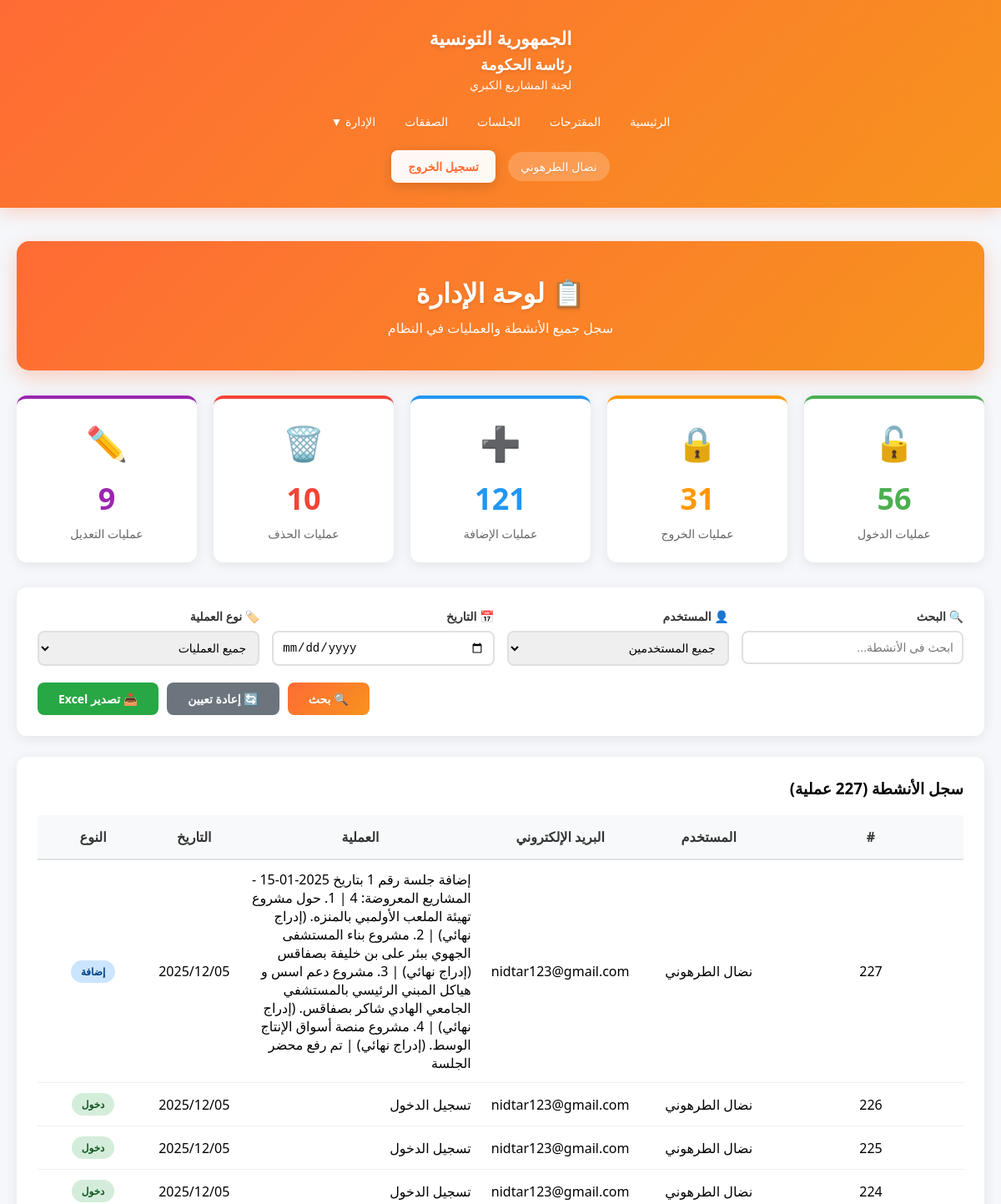
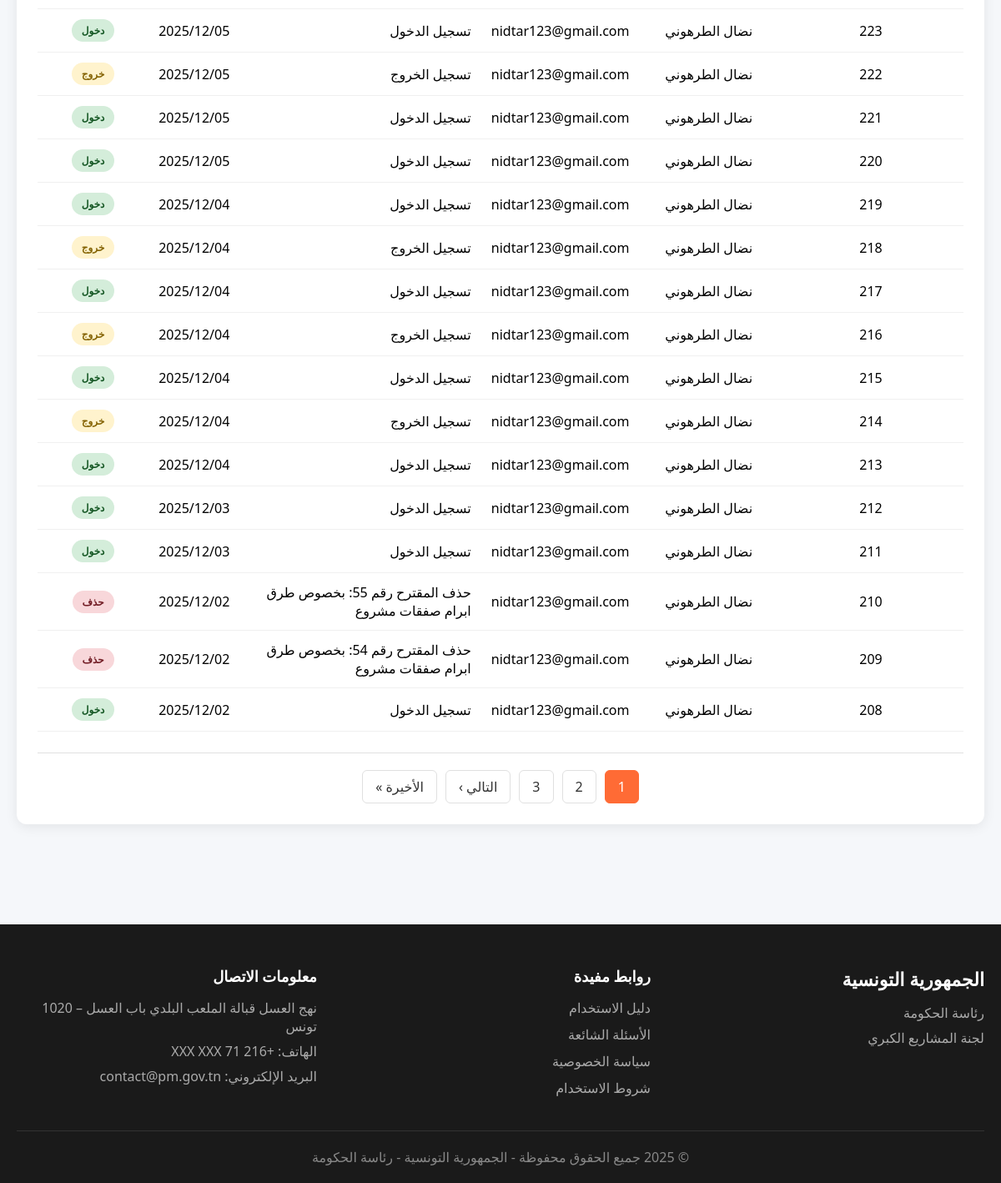
Page /Views/administration.php (signed in) on the committed database (2 pictures, top to bottom).
### tables this page shows
CREATE TABLE `journal` (
  `idJournal` int(11) NOT NULL,
  `idUser` int(11) NOT NULL,
  `action` varchar(400) NOT NULL,
  `date` date NOT NULL
);

CREATE TABLE `user` (
  `idUser` int(11) NOT NULL,
  `nomUser` varchar(200) NOT NULL,
  `emailUser` varchar(300) NOT NULL,
  `typeCpt` int(1) NOT NULL,
  `login` varchar(20) NOT NULL,
  `pw` varchar(255) NOT NULL
);

### Views/administration.php (the view, shortened to what this page needs)
<?php
$database = new Database();
$db = $database->getConnection();
$filterUser = isset($_GET['user']) ? Security::sanitizeInput($_GET['user']) : '';
$filterAction = isset($_GET['action_type']) ? Security::sanitizeInput($_GET['action_type']) : '';
$filterDate = isset($_GET['date']) ? Security::sanitizeInput($_GET['date']) : '';
$search = isset($_GET['search']) ? Security::sanitizeInput($_GET['search']) : '';
$page = isset($_GET['page']) ? intval($_GET['page']) : 1;
$perPage = 20;
$offset = ($page - 1) * $perPage;
$sql = "SELECT j.*, u.nomUser, u.emailUser
        FROM journal j
        LEFT JOIN user u ON j.idUser = u.idUser
        WHERE 1=1";
$countSql = "SELECT COUNT(*) as total FROM ({$sql}) as subquery";
$countStmt = $db->prepare($countSql);
$countStmt->execute();
$totalRecords = $countStmt->fetch(PDO::FETCH_ASSOC)['total'];
$totalPages = ceil($totalRecords / $perPage);
$sql .= " ORDER BY j.idJournal DESC LIMIT :limit OFFSET :offset";
$stmt = $db->prepare($sql);
$stmt->bindValue(':limit', $perPage, PDO::PARAM_INT);
$stmt->bindValue(':offset', $offset, PDO::PARAM_INT);
$stmt->execute();
$logs = $stmt->fetchAll(PDO::FETCH_ASSOC);
$statsLogin = $db->query("SELECT COUNT(*) as total FROM journal WHERE action LIKE '%تسجيل الدخول%'")->fetch()['total'];
$statsLogout = $db->query("SELECT COUNT(*) as total FROM journal WHERE action LIKE '%تسجيل الخروج%'")->fetch()['total'];
$statsAjout = $db->query("SELECT COUNT(*) as total FROM journal WHERE action LIKE '%إضافة%'")->fetch()['total'];
$statsSupp = $db->query("SELECT COUNT(*) as total FROM journal WHERE action LIKE '%حذف%'")->fetch()['total'];
$statsModif = $db->query("SELECT COUNT(*) as total FROM journal WHERE action LIKE '%تعديل%'")->fetch()['total'];
?>
<!DOCTYPE html>
<html lang="ar" dir="rtl">
<head>
    <link rel="stylesheet" href="../assets/css/style.css">
</head>
<body>
    <?php include 'includes/header.php'; ?>
    <section class="content-section" style="padding: 40px 0;">
        <div class="container">
            <div class="admin-header">
                <h2>📋 لوحة الإدارة</h2>
                <p>سجل جميع الأنشطة والعمليات في النظام</p>
            </div>
            <div class="stats-cards">
                <div class="stat-card-admin login">
                    <div class="icon">🔓</div>
                    <div class="number"><?php echo $statsLogin; ?></div>
                    <div class="label">عمليات الدخول</div>
                </div>
                <div class="stat-card-admin logout">
                    <div class="icon">🔒</div>
                    <div class="number"><?php echo $statsLogout; ?></div>
                    <div class="label">عمليات الخروج</div>
                </div>
                <div class="stat-card-admin add">
                    <div class="icon">➕</div>
                    <div class="number"><?php echo $statsAjout; ?></div>
                    <div class="label">عمليات الإضافة</div>
                </div>
                <div class="stat-card-admin delete">
                    <div class="icon">🗑️</div>
                    <div class="number"><?php echo $statsSupp; ?></div>
                    <div class="label">عمليات الحذف</div>
                </div>
                <div class="stat-card-admin edit">
                    <div class="icon">✏️</div>
                    <div class="number"><?php echo $statsModif; ?></div>
                    <div class="label">عمليات التعديل</div>
                </div>
            </div>
            <div class="filters-panel">
                <form method="GET" action="">
                    <div class="filters-grid">
                        <div class="filter-group">
                            <label>🔍 البحث</label>
                            <input type="text" name="search" placeholder="ابحث في الأنشطة..."
                                   value="<?php echo htmlspecialchars($search); ?>">
                        </div>
                        <div class="filter-group">
                            <label>👤 المستخدم</label>
                            <select name="user">
                                <option value="">جميع المستخدمين</option>
                            </select>
                        </div>
                        <div class="filter-group">
                            <label>📅 التاريخ</label>
                            <input type="date" name="date" value="<?php echo htmlspecialchars($filterDate); ?>">
                        </div>
                        <div class="filter-group">
                            <label>🏷️ نوع العملية</label>
                            <select name="action_type">
                                <option value="">جميع العمليات</option>
                            </select>
                        </div>
                    </div>
                    <div class="filter-actions">
                        <button type="submit" class="btn btn-primary">🔍 بحث</button>
                        <a href="administration.php" class="btn btn-secondary">🔄 إعادة تعيين</a>
                        <a href="export_logs.php" class="btn btn-export">📥 تصدير Excel</a>
                    </div>
                </form>
            </div>
            <div class="logs-table">
                <h3 style="margin-bottom: 20px;">سجل الأنشطة (<?php echo $totalRecords; ?> عملية)</h3>
                <?php if (count($logs) > 0): ?>
                    <table>
                        <thead>
                            <tr>
                                <th>#</th>
                                <th>المستخدم</th>
                                <th>البريد الإلكتروني</th>
                                <th>العملية</th>
                                <th>التاريخ</th>
                                <th>النوع</th>
                            </tr>
                        </thead>
                        <tbody>
                            <?php foreach ($logs as $log): ?>
                                <tr>
                                    <td><?php echo $log['idJournal']; ?></td>
                                    <td><?php echo htmlspecialchars($log['nomUser']); ?></td>
                                    <td><?php echo htmlspecialchars($log['emailUser']); ?></td>
                                    <td style="text-align: right;">
                                        <?php echo htmlspecialchars($log['action']); ?>
                                    </td>
                                    <td><?php echo date('Y/m/d', strtotime($log['date'])); ?></td>
                                    <td>
                                        <?php
                                        $badgeClass = 'action-login';
                                        $badgeText = 'عملية';
                                        if (strpos($log['action'], 'تسجيل الدخول') !== false) {
                                            $badgeClass = 'action-login';
                                            $badgeText = 'دخول';
                                        } elseif (strpos($log['action'], 'تسجيل الخروج') !== false) {
                                            $badgeClass = 'action-logout';
                                            $badgeText = 'خروج';
                                        } elseif (strpos($log['action'], 'إضافة') !== false) {
                                            $badgeClass = 'action-add';
                                            $badgeText = 'إضافة';
                                        } elseif (strpos($log['action'], 'حذف') !== false) {
                                            $badgeClass = 'action-delete';
                                            $badgeText = 'حذف';
                                        } elseif (strpos($log['action'], 'تعديل') !== false) {
                                            $badgeClass = 'action-edit';
                                            $badgeText = 'تعديل';
                                        }
                                        ?>
                                        <span class="action-badge <?php echo $badgeClass; ?>">
                                            <?php echo $badgeText; ?>
                                        </span>
                                    </td>
                                </tr>
                            <?php endforeach; ?>
                        </tbody>
                    </table>
                    <?php if ($totalPages > 1): ?>
                        <div class="pagination">
                            <?php
                            $start = max(1, $page - 2);
                            $end = min($totalPages, $page + 2);
                            for ($i = $start; $i <= $end; $i++):
                            ?>
                                <?php if ($i == $page): ?>
                                    <span class="active"><?php echo $i; ?></span>
                                <?php else: ?>
                                    <a href="?page=<?php echo $i; ?><?php echo !empty($search) ? '&search='.$search : '';
                                        echo !empty($filterUser) ? '&user='.$filterUser : '';
                                        echo !empty($filterDate) ? '&date='.$filterDate : '';
                                        echo !empty($filterAction) ? '&action_type='.$filterAction : ''; ?>">
                                        <?php echo $i; ?>
                                    </a>
                                <?php endif; ?>
                            <?php endfor; ?>
                            <?php if ($page < $totalPages): ?>
                                <a href="?page=<?php echo $page+1; ?><?php echo !empty($search) ? '&search='.$search : '';
                                    echo !empty($filterUser) ? '&user='.$filterUser : '';
                                    echo !empty($filterDate) ? '&date='.$filterDate : '';
                                    echo !empty($filterAction) ? '&action_type='.$filterAction : ''; ?>">
                                    التالي ›
                                </a>
                                <a href="?page=<?php echo $totalPages; ?><?php echo !empty($search) ? '&search='.$search : '';
                                    echo !empty($filterUser) ? '&user='.$filterUser : '';
                                    echo !empty($filterDate) ? '&date='.$filterDate : '';
                                    echo !empty($filterAction) ? '&action_type='.$filterAction : ''; ?>">
                                    الأخيرة »
                                </a>
                            <?php endif; ?>
                        </div>
                    <?php endif; ?>
                <?php else: ?>
                    <div class="no-data">
                        <p>🔭 لا توجد سجلات لعرضها</p>
                    </div>
                <?php endif; ?>
            </div>
        </div>
    </section>
    <?php include 'includes/footer.php'; ?>
</body>
</html>

### assets/CSS/style.css (style rules this page uses)
* { margin: 0; padding: 0; box-sizing: border-box; }
body { font-family: 'Segoe UI', Tahoma, Geneva, Verdana, sans-serif; background: #f5f7fa; direction: rtl; }
.container { max-width: 1400px; margin: 0 auto; padding: 0 20px; }
.content-section { padding: 60px 0; }
table { width: 100%; border-collapse: collapse; }
th { background: #f8f9fa; padding: 15px; text-align: center; font-weight: 600; color: #333; border-bottom: 2px solid #dee2e6; }
td { padding: 15px; text-align: center; border-bottom: 1px solid #f0f0f0; }
table th:nth-child(1), table td:nth-child(1) { width: 20%; max-width: 200px; }
table th:nth-child(2), table td:nth-child(2) { width: 15%; }
table th:nth-child(6), table td:nth-child(6) { width: 12%; }

### Views/administration.php (style rules this page uses)
.admin-header { background: linear-gradient(135deg, #FF6B35 0%, #F7931E 100%); color: white; padding: 40px; border-radius: 15px; margin-bottom: 30px; text-align: center; box-shadow: 0 8px 25px rgba(255, 107, 53, 0.3); }
.admin-header h2 { font-size: 32px; margin-bottom: 10px; text-shadow: 0 2px 4px rgba(0, 0, 0, 0.1); }
.admin-header p { font-size: 16px; opacity: 0.95; }
.stats-cards { display: grid; grid-template-columns: repeat(auto-fit, minmax(200px, 1fr)); gap: 20px; margin-bottom: 30px; }
.stat-card-admin { background: white; padding: 25px; border-radius: 12px; box-shadow: 0 3px 15px rgba(0,0,0,0.08); text-align: center; transition: transform 0.3s; }
.stat-card-admin .icon { font-size: 40px; margin-bottom: 15px; }
.stat-card-admin .number { font-size: 36px; font-weight: bold; margin-bottom: 8px; }
.stat-card-admin .label { color: #666; font-size: 14px; }
.stat-card-admin.login { border-top: 4px solid #4caf50; }
.stat-card-admin.login .icon { color: #4caf50; }
.stat-card-admin.login .number { color: #4caf50; }
.stat-card-admin.logout { border-top: 4px solid #ff9800; }
.stat-card-admin.logout .icon { color: #ff9800; }
.stat-card-admin.logout .number { color: #ff9800; }
.stat-card-admin.add { border-top: 4px solid #2196F3; }
.stat-card-admin.add .icon { color: #2196F3; }
.stat-card-admin.add .number { color: #2196F3; }
.stat-card-admin.delete { border-top: 4px solid #f44336; }
.stat-card-admin.delete .icon { color: #f44336; }
.stat-card-admin.delete .number { color: #f44336; }
.stat-card-admin.edit { border-top: 4px solid #9c27b0; }
.stat-card-admin.edit .icon { color: #9c27b0; }
.stat-card-admin.edit .number { color: #9c27b0; }
.filters-panel { background: white; padding: 25px; border-radius: 12px; box-shadow: 0 3px 15px rgba(0,0,0,0.08); margin-bottom: 25px; }
.filters-grid { display: grid; grid-template-columns: repeat(auto-fit, minmax(200px, 1fr)); gap: 15px; margin-bottom: 20px; }
.filter-group label { display: block; margin-bottom: 8px; font-weight: 600; color: #333; font-size: 14px; }
.filter-group input, .filter-group select { width: 100%; padding: 10px; border: 2px solid #e0e0e0; border-radius: 8px; font-size: 14px; }
.filter-actions { display: flex; gap: 10px; justify-content: flex-end; }
.btn { padding: 10px 25px; border: none; border-radius: 8px; font-size: 14px; font-weight: 600; cursor: pointer; transition: all 0.3s; text-decoration: none; display: inline-block; }
.btn-primary { background: linear-gradient(135deg, #FF6B35 0%, #F7931E 100%); color: white; }
.btn-secondary { background: #6c757d; color: white; }
.btn-export { background: #28a745; color: white; }
.logs-table { background: white; border-radius: 12px; padding: 25px; box-shadow: 0 3px 15px rgba(0,0,0,0.08); overflow-x: auto; }
table { width: 100%; border-collapse: collapse; }
thead { background: linear-gradient(135deg, #FF6B35 0%, #F7931E 100%); color: white; }
th { padding: 15px; text-align: center; font-weight: 600; }
td { padding: 12px; text-align: center; border-bottom: 1px solid #f0f0f0; }
.action-badge { padding: 5px 12px; border-radius: 15px; font-size: 12px; font-weight: 600; display: inline-block; }
.action-login { background: #d4edda; color: #155724; }
.action-logout { background: #fff3cd; color: #856404; }
.action-add { background: #cce5ff; color: #004085; }
.action-delete { background: #f8d7da; color: #721c24; }
.pagination { display: flex; justify-content: center; gap: 10px; margin-top: 25px; padding-top: 20px; border-top: 1px solid #e0e0e0; }
.pagination a, .pagination span { padding: 8px 15px; border: 1px solid #e0e0e0; border-radius: 6px; text-decoration: none; color: #333; transition: all 0.3s; }
.pagination .active { background: #FF6B35; color: white; border-color: #FF6B35; }

### rows in the picture
journal: idJournal "227", idUser.nomUser "نضال الطرهوني", idUser.emailUser "nidtar123@gmail.com", action "إضافة جلسة رقم 1 بتاريخ 2025-01-15 - المشاريع المعروضة: 4 | 1. حول مشروع تهيئة الملعب الأولمبي بالمنزه. (إدراج نهائي) | 2. مشروع بناء المستشفى الجهوي ببئر على بن خليفة بصفاقس (إدراج نهائي) | 3. مشروع دعم اسس و هياكل المبني الرئيسي بالمستشفي الجامعي الهادي شاكر بصفاقس. (إدراج نهائي) | 4. مشروع منصة أسواق الإنتاج الوسط. (إدراج نهائي) | تم رفع محضر الجلسة", date "2025/12/05", action "إضافة"
journal: idJournal "226", idUser.nomUser "نضال الطرهوني", idUser.emailUser "nidtar123@gmail.com", action "تسجيل الدخول", date "2025/12/05", action "دخول"
journal: idJournal "225", idUser.nomUser "نضال الطرهوني", idUser.emailUser "nidtar123@gmail.com", action "تسجيل الدخول", date "2025/12/05", action "دخول"
journal: idJournal "224", idUser.nomUser "نضال الطرهوني", idUser.emailUser "nidtar123@gmail.com", action "تسجيل الدخول", date "2025/12/05", action "دخول"
journal: idJournal "223", idUser.nomUser "نضال الطرهوني", idUser.emailUser "nidtar123@gmail.com", action "تسجيل الدخول", date "2025/12/05", action "دخول"
journal: idJournal "222", idUser.nomUser "نضال الطرهوني", idUser.emailUser "nidtar123@gmail.com", action "تسجيل الخروج", date "2025/12/05", action "خروج"
journal: idJournal "221", idUser.nomUser "نضال الطرهوني", idUser.emailUser "nidtar123@gmail.com", action "تسجيل الدخول", date "2025/12/05", action "دخول"
journal: idJournal "220", idUser.nomUser "نضال الطرهوني", idUser.emailUser "nidtar123@gmail.com", action "تسجيل الدخول", date "2025/12/05", action "دخول"
journal: idJournal "219", idUser.nomUser "نضال الطرهوني", idUser.emailUser "nidtar123@gmail.com", action "تسجيل الدخول", date "2025/12/04", action "دخول"
journal: idJournal "218", idUser.nomUser "نضال الطرهوني", idUser.emailUser "nidtar123@gmail.com", action "تسجيل الخروج", date "2025/12/04", action "خروج"
journal: idJournal "217", idUser.nomUser "نضال الطرهوني", idUser.emailUser "nidtar123@gmail.com", action "تسجيل الدخول", date "2025/12/04", action "دخول"
journal: idJournal "216", idUser.nomUser "نضال الطرهوني", idUser.emailUser "nidtar123@gmail.com", action "تسجيل الخروج", date "2025/12/04", action "خروج"
journal: idJournal "215", idUser.nomUser "نضال الطرهوني", idUser.emailUser "nidtar123@gmail.com", action "تسجيل الدخول", date "2025/12/04", action "دخول"
journal: idJournal "214", idUser.nomUser "نضال الطرهوني", idUser.emailUser "nidtar123@gmail.com", action "تسجيل الخروج", date "2025/12/04", action "خروج"
journal: idJournal "213", idUser.nomUser "نضال الطرهوني", idUser.emailUser "nidtar123@gmail.com", action "تسجيل الدخول", date "2025/12/04", action "دخول"
journal: idJournal "212", idUser.nomUser "نضال الطرهوني", idUser.emailUser "nidtar123@gmail.com", action "تسجيل الدخول", date "2025/12/03", action "دخول"
journal: idJournal "211", idUser.nomUser "نضال الطرهوني", idUser.emailUser "nidtar123@gmail.com", action "تسجيل الدخول", date "2025/12/03", action "دخول"
journal: idJournal "210", idUser.nomUser "نضال الطرهوني", idUser.emailUser "nidtar123@gmail.com", action "حذف المقترح رقم 55: بخصوص طرق ابرام صفقات مشروع", date "2025/12/02", action "حذف"
journal: idJournal "209", idUser.nomUser "نضال الطرهوني", idUser.emailUser "nidtar123@gmail.com", action "حذف المقترح رقم 54: بخصوص طرق ابرام صفقات مشروع", date "2025/12/02", action "حذف"
journal: idJournal "208", idUser.nomUser "نضال الطرهوني", idUser.emailUser "nidtar123@gmail.com", action "تسجيل الدخول", date "2025/12/02", action "دخول"

### other values in the picture
$_SESSION['user_name'] "نضال الطرهوني"
$statsLogin "56"
$statsLogout "31"
$statsAjout "121"
$statsSupp "10"
$statsModif "9"
